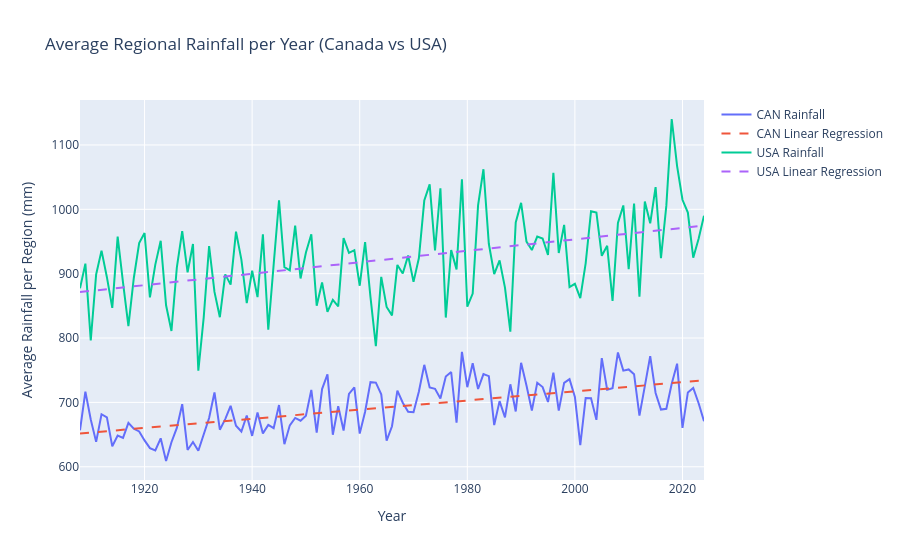

Notebook code for this chart:
### Code cell
# Line plot with linear regression
fig = go.Figure()

for country in country_rainfall_per_year['country'].unique():
    df_country = country_rainfall_per_year[country_rainfall_per_year['country'] == country]
    X = df_country['year'].values.reshape(-1, 1)
    y = df_country['rainfall_mm'].values
    
    # Add the actual rainfall line
    fig.add_trace(go.Scatter(
        x=df_country['year'],
        y=y,
        mode='lines',
        name=f'{country} Rainfall'
    ))
    
    # Fit and add regression line
    model = LinearRegression()
    model.fit(X, y)
    y_pred = model.predict(X)
    
    fig.add_trace(go.Scatter(
        x=df_country['year'],
        y=y_pred,
        mode='lines',
        name=f'{country} Linear Regression',
        line=dict(dash='dash') 
    ))

# Update layout
fig.update_layout(
    title='Average Regional Rainfall per Year (Canada vs USA)',
    xaxis_title='Year',
    yaxis_title='Average Rainfall per Region (mm)'
)

fig.show()
